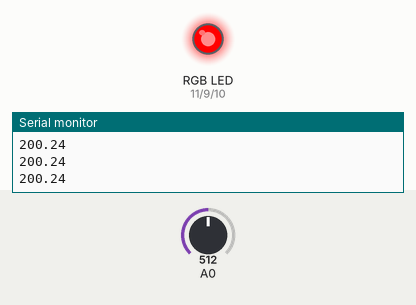
A sketch run on a simulated Arduino Uno, built with avr-gcc and run on an emulated ATmega328P. On the bench: an RGB LED mixed from three pins (HIGH = lit), the last lines printed to the serial monitor. Inputs (shaded band) come from the test bench; at power-on: A0 = 512.

Above: at 1.2 s.
1.3 s: A0 set to 167
2.8 s: A0 set to 146
At 4.0 s:
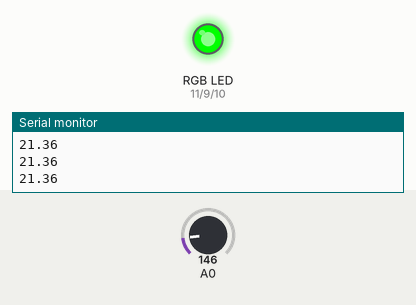
4.3 s: A0 set to 122
At 5.5 s:
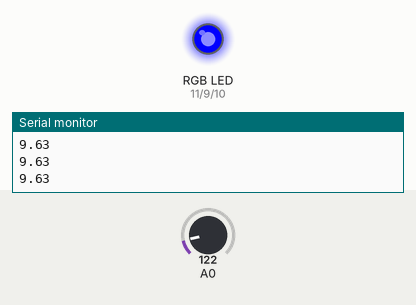
5.8 s: A0 set to 306
At 6.6 s:
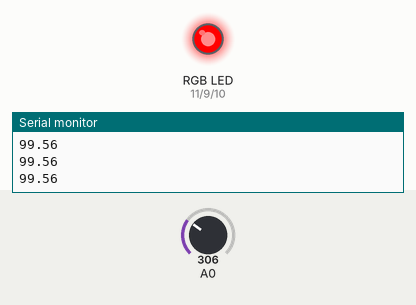
7.3 s: A0 set to 15
At 8.7 s:
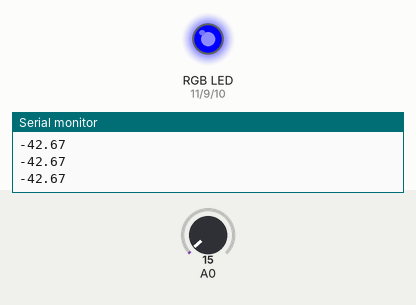
Timing chart, 0 to 9.8 s (numbered marks = the images above; inputs shaded):
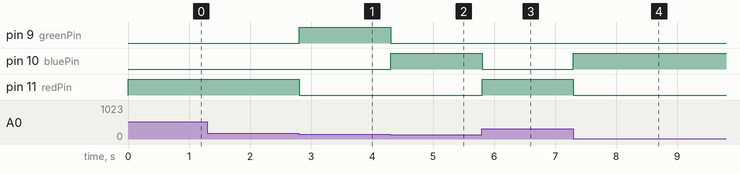

The sketch:

RGBTemp.ino
```cpp
int redPin=11;
int bluePin=10;
int greenPin=9;

void setup()
{
  pinMode(redPin, OUTPUT);
  pinMode(bluePin, OUTPUT);
  pinMode(greenPin, OUTPUT);
  Serial.begin(9600);
}

float sensorToTemp(int analogPort) {
  int rawAnalogValue = analogRead(analogPort);
  float volt = (float)rawAnalogValue * 5.0 / 1023.0;
  float degC = (volt-0.5) * 100.0;
  return degC;
}

void loop()
{
  float temperature=sensorToTemp(0);
  if(temperature>25) {
    digitalWrite(redPin,HIGH);
  digitalWrite(greenPin,LOW);
    digitalWrite(bluePin,LOW);
  } else if(temperature<18) {
    digitalWrite(redPin,LOW);
  digitalWrite(greenPin,LOW);
    digitalWrite(bluePin,HIGH);
  } else {
    digitalWrite(redPin,LOW);
    digitalWrite(greenPin,HIGH);
    digitalWrite(bluePin,LOW);
  }
  Serial.println(temperature);
  delay(10);
}
```

Measured:
- the behaviour switches between 154 and 153 on A0 (found by bisection; images 0 and 1)
- after the input at 2.8 s, pin 9 (greenPin): LOW → HIGH at once; pin 11 (redPin): HIGH → LOW at once
- after the input at 4.3 s, pin 9 (greenPin): HIGH → LOW at once; pin 10 (bluePin): LOW → HIGH at once
- after the input at 5.8 s, pin 10 (bluePin): HIGH → LOW at once; pin 11 (redPin): LOW → HIGH at once
- after the input at 7.3 s, pin 10 (bluePin): LOW → HIGH at once; pin 11 (redPin): HIGH → LOW at once
